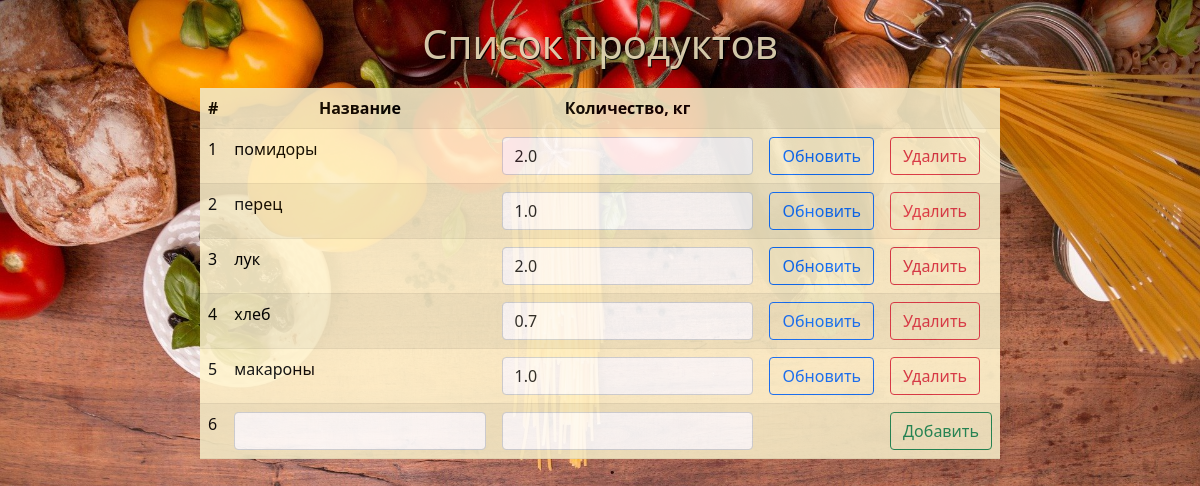
The page / on the database its author committed.
### tables this page shows
CREATE TABLE product_list (id integer PRIMARY KEY AUTOINCREMENT, product text NOT NULL, quantity float NOT NULL);

### controllers.py (the view, shortened to what this page needs)
@app.route('/', methods=['POST', 'GET'])
def index():
    if get_db():
        return render_template('index.html', list=model.get_product(), title='Список продуктов')

### controllers.py (called while the page is built)
def get_db():
    if not hasattr(g, 'link_db'):
        g.link_db = model.connect_db()
        print(g.link_db)
    return True

### models.py (called while the page is built)
    def connect_db(self):
        db = sqlite3.connect(self.app.config['DATABASE'])
        db.row_factory = sqlite3.Row
        self.cur = db.cursor()
        self.db = db
        return db

    def get_product(self):
        sql = f'SELECT * FROM {self.table_name}'
        try:
            self.cur.execute(sql)
            res = self.cur.fetchall()
            if res:
                return res
        except sqlite3.Error as e:
            print('Ошибка чтения бд ' + str(e))
        return []

### templates/index.html (shortened to what this page needs)
<!doctype html>
<html lang="ru">
  <head>
    <link href="https://cdn.jsdelivr.net/npm/bootstrap@5.1.0/dist/css/bootstrap.min.css" rel="stylesheet">
      <link rel="stylesheet" href="{{ url_for('static', filename = 'css/style.css') }}">
  </head>
  <body>
    <section class="content">
        <a href="{{ url_for('index') }}"><h1>{{ title }}</h1></a>
        <table class="table table-warning table-striped">
            <tr>
                <th>#</th>
                <th>Название</th>
                <th>Количество, кг</th>
                <th></th>
                <th></th>
            </tr>
            {% for i in list %}
                <tr>
                    <td>
                        {{ loop.index }}
                    </td>
                    <td>{{ i.product }}</td>
                    <td>
                        <input type="text" class="form-control" form="form_{{ i.id }}" name="quantity" value="{{ i.quantity }}">
                    </td>
                    <td>
                        <button type="submit" class="btn btn-outline-primary" form="form_{{ i.id }}" name="btn" value="update" id="b_{{ i.id }}">Обновить</button>
                    </td>
                    <td>
                        <button type="submit" class="btn btn-outline-danger" form="form_{{ i.id }}" name="btn" value="del">Удалить</button>
                    </td>
                </tr>
            {% endfor%}
            <tr>
                <td>{{ (list|length) + 1 }}</td>
                <td><input type="text" class="form-control" form="form_add" name="product"></td>
                <td><input type="text" class="form-control" form="form_add" name="quantity"></td>
                <td></td>
                <td>
                    <button type="submit" class="btn btn-outline-success" form="form_add" name="btn" value="add">Добавить</button>
                </td>
            </tr>
        </table>
    </section>
  </body>
</html>

### static/css/style.css (style rules this page uses)
body { background: url("../img/background.jpg") no-repeat; background-size: cover; }
h1 { margin: 20px 0; color: #e6dbb9; text-align: center; text-shadow: 1px 1px black; }
a { text-decoration: none; }
.content { max-width: 800px; margin: 0 auto; opacity: 90%; }
th { text-align: center; }

### rows shown on the page
product_list: product "помидоры", quantity "2.0"
product_list: product "перец", quantity "1.0"
product_list: product "лук", quantity "2.0"
product_list: product "хлеб", quantity "0.7"
product_list: product "макароны", quantity "1.0"

### other values the page prints
{{ title }} "Список продуктов"
{{ (list|length) + 1 }} "6"
